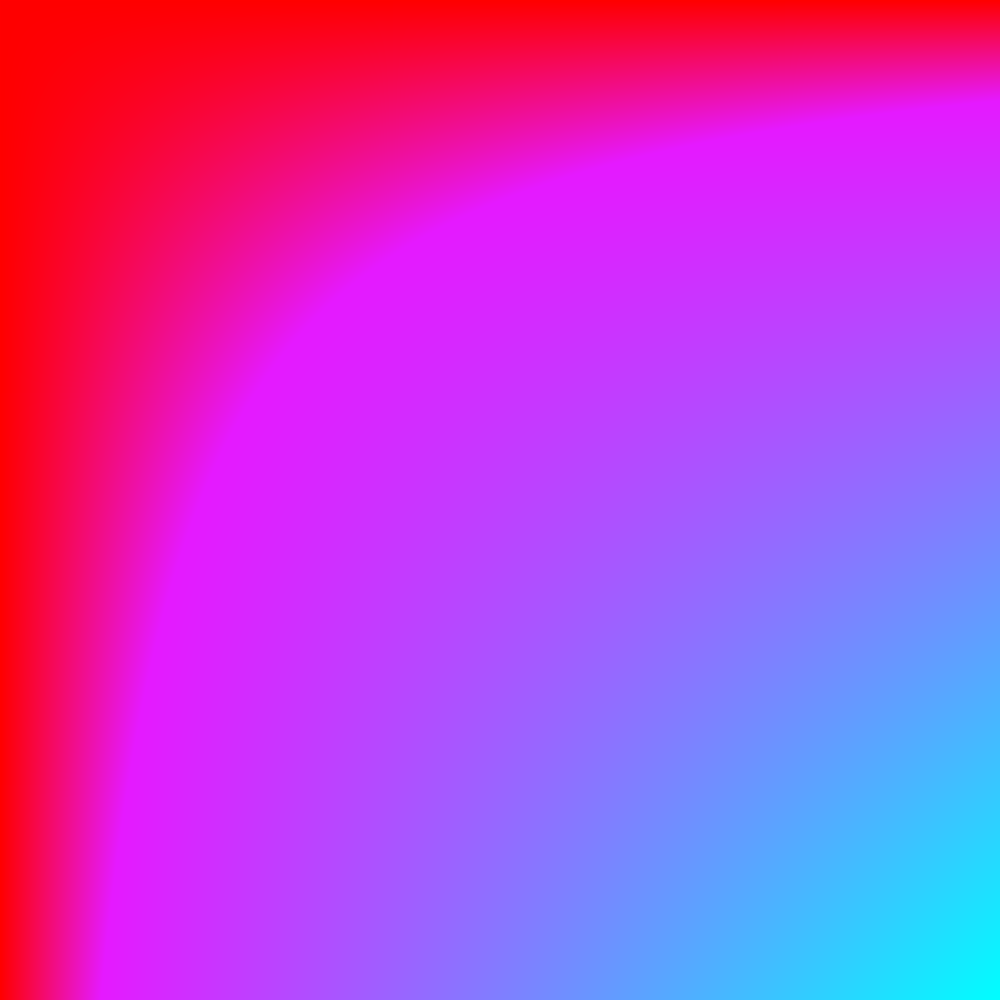
Frame 1 (no input)
Frame 2 (the mouse pressed at the canvas centre, redrawn once): identical to frame 1, image omitted

The Processing sketch that drew this single still picture (run headless with seeded random() and noise(); the mouse was pressed at the canvas centre and the sketch redrawn once):

// Processing sketch: sketch_01_10000Points
// ── sketch_01_10000Points.pde
void setup() {
  size(1000, 1000);
  noLoop();
  noSmooth();
  background(0);
  stroke(59);
}

void draw() {
  for (int x = 0; x < width; x++) {
    for (int y = 0; y < height; y++) {
      color phase = color(
        255-map((x*y), 0, 1000000, 0, 255),
        map(x*y, 0, 1000000, 0, 255),
        map(x*y, 0, 100000, 0, 255)
        );
      stroke(phase);
      point(x, y);
    }
  }
}
